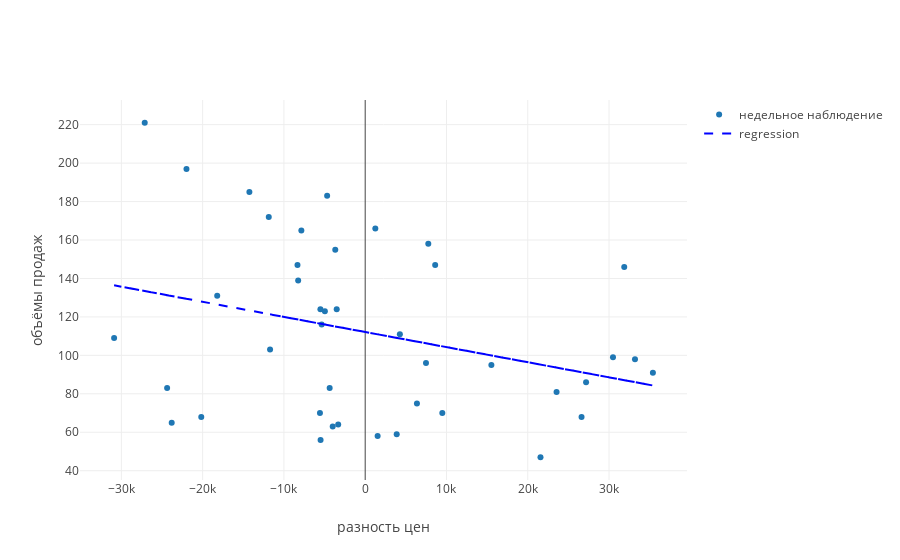

The cell this chart's notebook holds for it:
### Markdown cell above
Посмотрим, как однофакторно объёмы продаж зависят от разности цен

### Code cell
X = df[['price_dif']].values
y = df['volume'].values

lr = LinearRegression()
lr.fit(X, y)

vol_pred = lr.predict(X)

data_plot = [    
    
    go.Scatter(
        x=df['price_dif'],
        y=df['volume'],
        mode='markers',
        name='недельное наблюдение'
    ),
    
    go.Scatter(
        x=df['price_dif'],
        y=vol_pred,
        name='regression',
        line=dict(
            dash='dash',
            color='blue'
        )
    ),
]

layout = go.Layout(
    xaxis=dict(
        title='разность цен'
    ),
    yaxis=dict(        
        title='объёмы продаж'
    ),    
)

fig = go.Figure(data=data_plot, layout=layout)

ply.iplot(fig)

### Figure 1 — Plotly figure (JSON) as saved in the notebook; plotly's stock layout.template omitted (floating-point values rounded to 4 significant figures)
{"data": [{"mode": "markers", "name": "недельное наблюдение", "type": "scatter", "uid": "c3472dc3-a6cc-11e9-8637-0008caf36d06", "x": [-21990.0, -3681.0, -5509.0, -18210.0, -30890.0, -4371.0, -5566.0, -5489.0, -23810.0, 21570.0, -20170.0, -24370.0, -3997.0, 3878.0, 1530, -3321.0, 9489.0, 6368.0, 26620.0, 23540.0, 27180.0, -5356.0, -3504.0, -4963.0, 15530.0, -8246.0, -8330.0, 8609.0, 1248.0, 31870.0, -4682.0, 7763.0, -27120.0, -14250.0, -11862, -7855.0, 30490.0, 35400.0, 33190.0, 4267.0, 7480.0, -11704], "y": [197, 155, 124, 131, 109, 83, 70, 56, 65, 47, 68, 83, 63, 59, 58, 64, 70, 75, 68, 81, 86, 116, 124, 123, 95, 139, 147, 147, 166, 146, 183, 158, 221, 185, 172, 165, 99, 91, 98, 111, 96, 103]}, {"line": {"color": "blue", "dash": "dash"}, "name": "regression", "type": "scatter", "uid": "c3472dc4-a6cc-11e9-8637-0008caf36d06", "x": [-21990.0, -3681.0, -5509.0, -18210.0, -30890.0, -4371.0, -5566.0, -5489.0, -23810.0, 21570.0, -20170.0, -24370.0, -3997.0, 3878.0, 1530, -3321.0, 9489.0, 6368.0, 26620.0, 23540.0, 27180.0, -5356.0, -3504.0, -4963.0, 15530.0, -8246.0, -8330.0, 8609.0, 1248.0, 31870.0, -4682.0, 7763.0, -27120.0, -14250.0, -11862, -7855.0, 30490.0, 35400.0, 33190.0, 4267.0, 7480.0, -11704], "y": [129.4, 115.0, 116.5, 126.5, 136.4, 115.6, 116.5, 116.5, 130.9, 95.2, 128.0, 131.3, 115.3, 109.1, 110.9, 114.8, 104.7, 107.1, 91.23, 93.64, 90.79, 116.4, 114.9, 116.0, 99.94, 118.6, 118.7, 105.4, 111.2, 87.1, 115.8, 106.0, 133.5, 123.3, 121.5, 118.3, 88.19, 84.33, 86.06, 108.8, 106.3, 121.3]}], "layout": {"xaxis": {"title": "разность цен"}, "yaxis": {"title": "объёмы продаж"}}}
